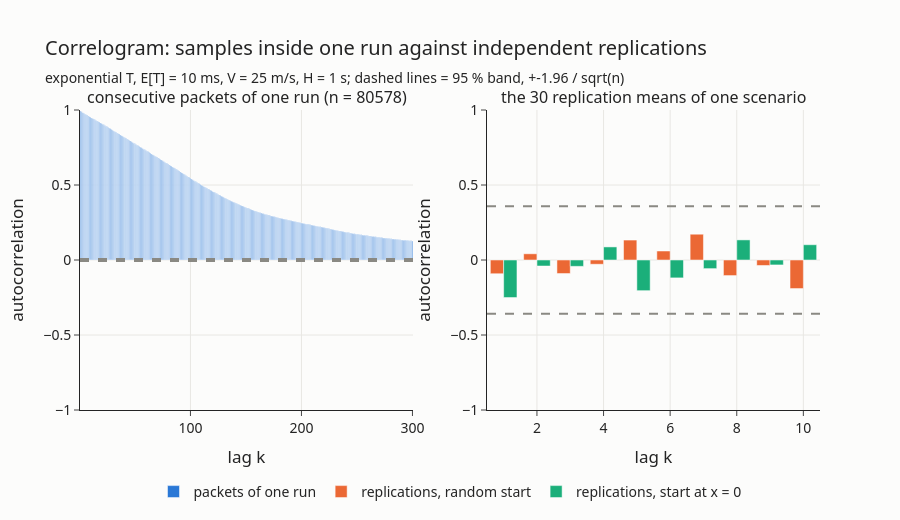

The notebook cell this image was saved under:
### Markdown cell above
### Why independent replications: correlogram

A confidence interval needs **IID** samples. The delays of consecutive packets of **one run** are not independent: a packet that waits behind a long queue is followed by another one that waits behind almost the same queue. The **correlogram** shows the autocorrelation at lag $k$ (the correlation between sample $i$ and sample $i+k$); values outside the band $\pm 1.96/\sqrt{n}$ are significantly different from 0 (95 %).

- **Left**: the delays of consecutive packets in one run: strongly correlated, even hundreds of packets apart. These samples cannot be used directly for a CI.
- **Right**: the mean delays of the 30 replications of one scenario, in the order of the replication number: they stay inside the band. Each replication uses different seeds, so the replication means are independent, and the CI is computed on them. The fixed-start experiment (x = 0 for every replication) is shown too: its replications are independent as well.

### Code cell
def autocorrelation(x, max_lag):
    """Autocorrelation of the sequence x at lags 1 ... max_lag."""
    x = np.array(x, dtype=float) - np.mean(x)
    return np.array([np.sum(x[:-k] * x[k:]) / np.sum(x * x) for k in range(1, max_lag + 1)])

# left: delays of consecutive packets in ONE run (Exp_ECDF_Exponential, H = 1 s, first replication)
vectors = load_vectors("Exp_ECDF_Exponential")
f, times, values = [v for v in vectors if v[0]["H"] == 1][0]
samples = values[times >= WARMUP]
acf_run = autocorrelation(samples, 300)
band_run = 1.96 / np.sqrt(len(samples))

# right: mean delay of the 30 replications of one scenario, in replication order
fixed = []
for config, dist in [("Exp_Exponential_x_0", "Exponential"), ("Exp_Lognormal_x_0", "Lognormal")]:
    r = load_runs(config)
    r["dist"] = dist
    fixed.append(r)
fixed = pd.concat(fixed)
fixed["T_ms"] = fixed["meanT"] * 1000

def replication_means(data):
    d = data[(data["dist"] == "Exponential") & (data["T_ms"] == 10) & (data["V"] == 25) & (data["H"] == 1)]
    return d.sort_values("repetition")["endToEndDelay:mean"].values

acf_random = autocorrelation(replication_means(runs), 10)
acf_fixed = autocorrelation(replication_means(fixed), 10)
band_rep = 1.96 / np.sqrt(30)

fig = make_subplots(rows=1, cols=2, subplot_titles=[
    f"consecutive packets of one run (n = {len(samples)})", "the 30 replication means of one scenario"])
fig.add_trace(go.Bar(x=np.arange(1, 301), y=acf_run, marker_color=COLORS[0], name="packets of one run"), row=1, col=1)
fig.add_trace(go.Bar(x=np.arange(1, 11) - 0.2, y=acf_random, width=0.4, marker_color=COLORS[1],
                     name="replications, random start"), row=1, col=2)
fig.add_trace(go.Bar(x=np.arange(1, 11) + 0.2, y=acf_fixed, width=0.4, marker_color=COLORS[2],
                     name="replications, start at x = 0"), row=1, col=2)
for col, band, last in [(1, band_run, 300), (2, band_rep, 10)]:
    for sign in [1, -1]:
        fig.add_trace(go.Scatter(x=[0.5, last + 0.5], y=[sign * band] * 2, mode="lines", showlegend=False,
                                 line=dict(color=GREY, dash="dash")), row=1, col=col)
fig.update_xaxes(title="lag k")
fig.update_yaxes(title="autocorrelation", range=[-1, 1])
style(fig, "Correlogram: samples inside one run against independent replications",
      "exponential T, E[T] = 10 ms, V = 25 m/s, H = 1 s; dashed lines = 95 % band, +-1.96 / sqrt(n)")
save(fig, "07_correlogram", width=1300)
fig.show()

print(f"one run: autocorrelation at lag 1 = {acf_run[0]:.2f}, at lag 100 = {acf_run[99]:.2f} (band +-{band_run:.3f})")
print(f"replications: largest |autocorrelation| = {np.abs(acf_random).max():.2f} (random start), "
      f"{np.abs(acf_fixed).max():.2f} (start at x = 0), band +-{band_rep:.2f}")

### Figure 1 — Plotly figure (JSON) as saved in the notebook; plotly's stock layout.template omitted (floating-point values rounded to 4 significant figures; data arrays with more than 128 entries replaced by an {"elided": "..."} marker saying what was removed)
{"data": [{"marker": {"color": "#2a78d6"}, "name": "packets of one run", "type": "bar", "x": {"elided": "300 int values"}, "xaxis": "x", "y": {"elided": "300 float values"}, "yaxis": "y"}, {"marker": {"color": "#eb6834"}, "name": "replications, random start", "type": "bar", "width": 0.4, "x": [0.8, 1.8, 2.8, 3.8, 4.8, 5.8, 6.8, 7.8, 8.8, 9.8], "xaxis": "x2", "y": [-0.09163, 0.04144, -0.09025, -0.02833, 0.133, 0.06003, 0.1719, -0.1038, -0.03663, -0.1903], "yaxis": "y2"}, {"marker": {"color": "#1baf7a"}, "name": "replications, start at x = 0", "type": "bar", "width": 0.4, "x": [1.2, 2.2, 3.2, 4.2, 5.2, 6.2, 7.2, 8.2, 9.2, 10.2], "xaxis": "x2", "y": [-0.2503, -0.04011, -0.04231, 0.08729, -0.2045, -0.1193, -0.05757, 0.134, -0.03292, 0.1019], "yaxis": "y2"}, {"line": {"color": "#8a8983", "dash": "dash"}, "mode": "lines", "showlegend": false, "type": "scatter", "x": [0.5, 300.5], "xaxis": "x", "y": [0.006905, 0.006905], "yaxis": "y"}, {"line": {"color": "#8a8983", "dash": "dash"}, "mode": "lines", "showlegend": false, "type": "scatter", "x": [0.5, 300.5], "xaxis": "x", "y": [-0.006905, -0.006905], "yaxis": "y"}, {"line": {"color": "#8a8983", "dash": "dash"}, "mode": "lines", "showlegend": false, "type": "scatter", "x": [0.5, 10.5], "xaxis": "x2", "y": [0.3578, 0.3578], "yaxis": "y2"}, {"line": {"color": "#8a8983", "dash": "dash"}, "mode": "lines", "showlegend": false, "type": "scatter", "x": [0.5, 10.5], "xaxis": "x2", "y": [-0.3578, -0.3578], "yaxis": "y2"}], "layout": {"annotations": [{"font": {"size": 16}, "showarrow": false, "text": "consecutive packets of one run (n = 80578)", "x": 0.225, "xanchor": "center", "xref": "paper", "y": 1.0, "yanchor": "bottom", "yref": "paper"}, {"font": {"size": 16}, "showarrow": false, "text": "the 30 replication means of one scenario", "x": 0.775, "xanchor": "center", "xref": "paper", "y": 1.0, "yanchor": "bottom", "yref": "paper"}], "font": {"family": "Segoe UI, Arial", "size": 14}, "height": 520, "legend": {"orientation": "h", "x": 0.5, "xanchor": "center", "y": -0.22}, "margin": {"t": 110}, "paper_bgcolor": "#fcfcfb", "plot_bgcolor": "#fcfcfb", "title": {"subtitle": {"text": "exponential T, E[T] = 10 ms, V = 25 m/s, H = 1 s; dashed lines = 95 % band, +-1.96 / sqrt(n)"}, "text": "Correlogram: samples inside one run against independent replications"}, "xaxis": {"anchor": "y", "domain": [0.0, 0.45], "gridcolor": "#e8e7e3", "showgrid": true, "title": {"text": "lag k"}}, "xaxis2": {"anchor": "y2", "domain": [0.55, 1.0], "gridcolor": "#e8e7e3", "showgrid": true, "title": {"text": "lag k"}}, "yaxis": {"anchor": "x", "domain": [0.0, 1.0], "gridcolor": "#e8e7e3", "range": [-1, 1], "showgrid": true, "title": {"text": "autocorrelation"}}, "yaxis2": {"anchor": "x2", "domain": [0.0, 1.0], "gridcolor": "#e8e7e3", "range": [-1, 1], "showgrid": true, "title": {"text": "autocorrelation"}}}}
